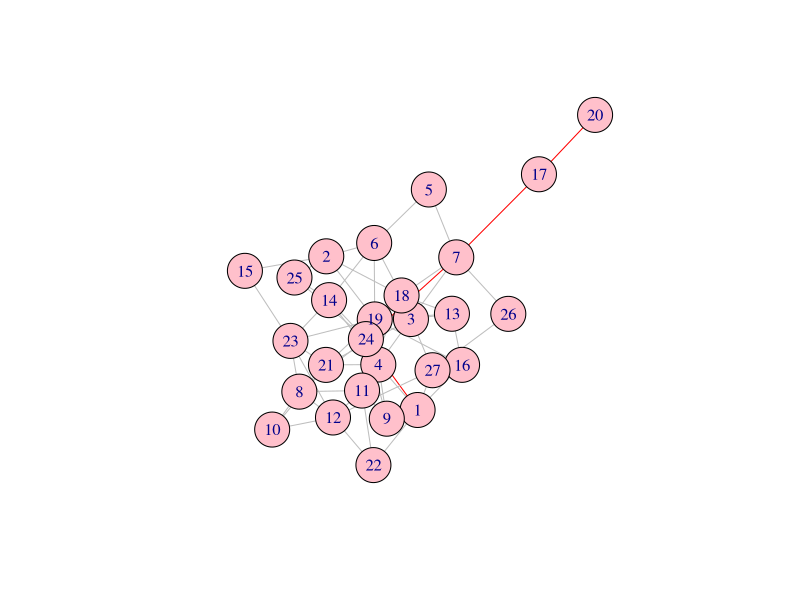
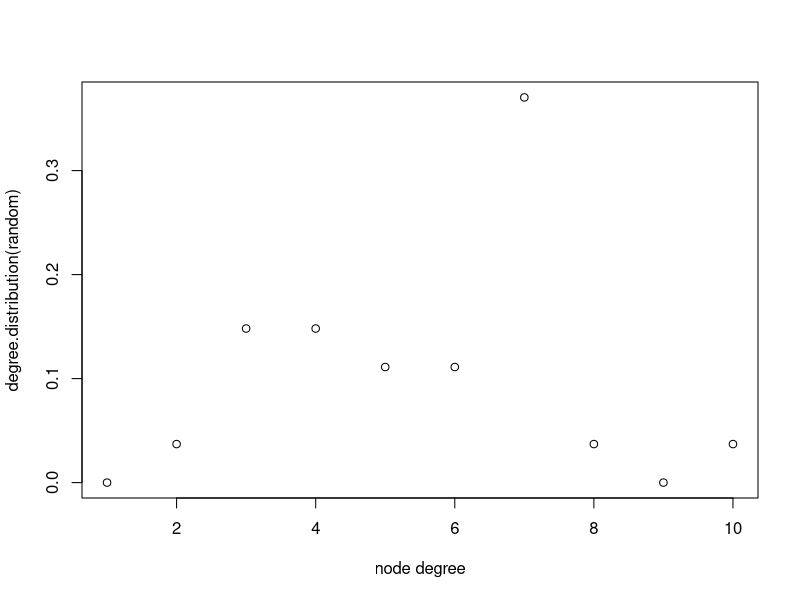

The R source for these figures, in order:
## ---- chunk 1
knitr::opts_chunk$set(echo = TRUE)
## ---- chunk 2

#随机生成一个图
library(igraph)
random<-erdos.renyi.game(27,0.2,type=c("gnp", "gnm"),directed=F)
#gnm<-sample_gnm(10,20,directed = F)#基于gnm生成图
#gnp<-sample_gnp(10,0.3,directed = F)#基于gnp生成图
V(random)$color<-"pink"#设置顶点颜色
V(random)$size<-20#设置顶点大小
E(random)$color<-"grey"#设置边颜色
pa<-get.all.shortest.paths(random,1,20)$res[[1]]#最短路径算法
E(random,path=pa)$color<-"red"#设置路径边的颜色

plot(random,layout=layout.fruchterman.reingold)#绘制图
plot(degree.distribution(random), xlab="node degree")#度分布
mean_distance(random)#计算平均路径长度
transitivity(random)#计算聚类系数

